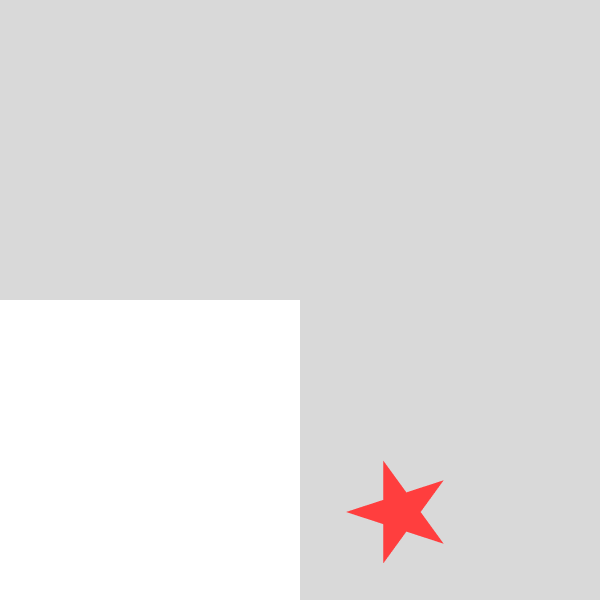
#> input picture hasil_image.png, 600 x 600 px
$ python '8.1_UTS cropping diagonal.py'
#> lines starting #> are read from the running program, lines starting #| are printed output that depends on the picture; after the words box and inside, x2 and y2 are one past the last pixel; in counts of white or black regions, pixels touching at a corner belong together
from PIL import Image
import matplotlib.pyplot as plt
import numpy as np
import os

# =========================
#       FUNGSI CROP
# =========================

def crop_diagonal(img_array):
    h, w, _ = img_array.shape
    cropped_array = np.ones_like(img_array) * 255  # background putih

    for y in range(h):
        for x in range(w):
            batas = (w - x - 1) * h / w  # garis diagonal
            if y <= batas:              # tampilkan bagian atas diagonal
                cropped_array[y, x] = img_array[y, x]

    return cropped_array


# =========================
#         MAIN APP
# =========================

def main():
    # 1️⃣ Input gambar
    image_path = input("Masukkan nama gambar: ")
#> the answer given: ../hasil_image.png
    try:
        img = Image.open(image_path).convert("RGB")
#> img is the input picture: PIL image 600x600 RGB; mean R, G, B 226.8, 225.1, 225.1
    except FileNotFoundError:
        print("File tidak ditemukan.")
        return

    img_array = np.array(img)
    h, w = img_array.shape[:2]
#> h = 600; w = 600

    # Informasi dasar
    format_file = img.format if img.format else "N/A"
#> format_file = 'N/A'
    mode_warna = img.mode
#> mode_warna = 'RGB'
    resolusi = f"{img.width} x {img.height}"
#> resolusi = '600 x 600'
    kedalaman = len(img.getbands()) * 8
#> kedalaman = 24
    rasio_aspek = round(img.width / img.height, 2)
#> rasio_aspek = 1
    ukuran_file = round(os.path.getsize(image_path) / 1024, 2)

    # ======================
    #   AUTO CROP DIAGONAL
    # ======================

    cropped_array = crop_diagonal(img_array)
#> after the loop in crop_diagonal, `for y in range(h):`:
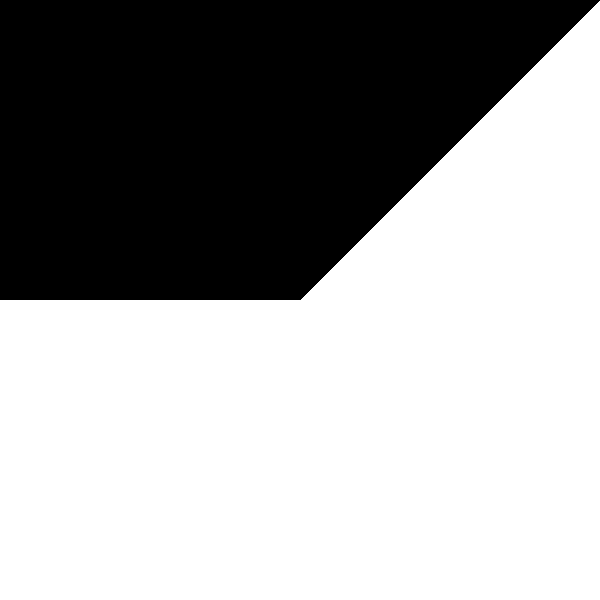
#> cropped_array: shape (600, 600, 3); values 217 (black) and 255 (white), 62.5% white; 1 black region, box (x1, y1, x2, y2) and area: (0, 0, 600, 300) 135150
    img_cropped = Image.fromarray(cropped_array)
    crop_desc = "Diagonal Atas"
    title_crop = "Crop Diagonal (Atas)"

    # ======================
    #   AUTO FLIP KOMBINASI
    # ======================

    flip_h, flip_w = cropped_array.shape[:2]
#> flip_h = 600; flip_w = 600
    flipped_array = np.zeros_like(cropped_array)

    for y in range(flip_h):
        for x in range(flip_w):
            x_baru = flip_w - 1 - x
            y_baru = flip_h - 1 - y
            flipped_array[y_baru, x_baru] = cropped_array[y, x]
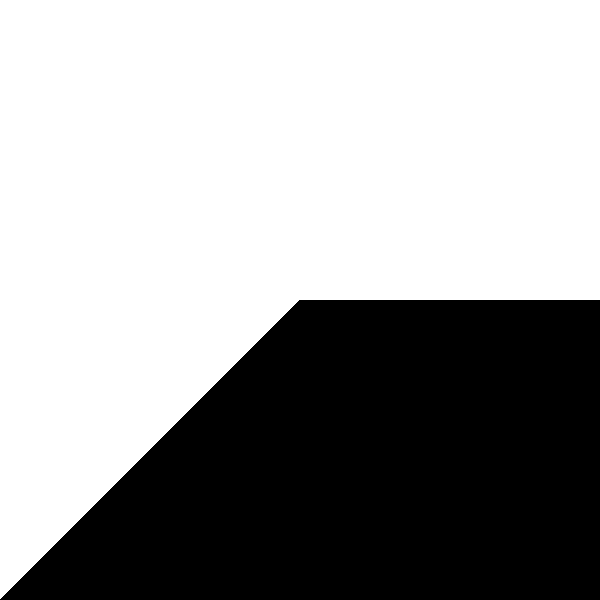
#> flipped_array: shape (600, 600, 3); values 217 (black) and 255 (white), 62.5% white; 1 black region, box (x1, y1, x2, y2) and area: (0, 300, 600, 600) 135150

    img_flipped = Image.fromarray(flipped_array)
    flip_name = "Flipping Kombinasi (H+V)"

    # ======================
    #      TXT FILE 1
    # ======================

    txt_info = "hasil_transformasi.txt"
    with open(txt_info, "w", encoding="utf-8") as f:
        f.write("Informasi Gambar Asli:\n")
        f.write(f"- File        : {image_path}\n")
        f.write(f"- Format      : {format_file}\n")
        f.write(f"- Mode warna  : {mode_warna}\n")
        f.write(f"- Resolusi    : {resolusi}\n")
        f.write(f"- Kedalaman   : {kedalaman} bit\n")
        f.write(f"- Rasio aspek : {rasio_aspek}\n")
        f.write(f"- Ukuran file : {ukuran_file} KB\n\n")

        f.write(f"Mode Crop     : {crop_desc}\n")
        f.write(f"Mode Flipping : {flip_name}\n\n")

        f.write("Transformasi Koordinat:\n")

        for y in range(flip_h):
            for x in range(flip_w):
                x_baru = flip_w - 1 - x
                y_baru = flip_h - 1 - y
                rumus = f"x' = {flip_w}-1-{x}, y' = {flip_h}-1-{y}"
                f.write(f"({y},{x}) → ({y_baru},{x_baru}) | {rumus}\n")

    print(f"\n📄 TXT 1 disimpan: {txt_info}")

    # ======================
    #      TXT FILE 2
    # ======================

    txt_rgb = "rgb_transformasi.txt"
    with open(txt_rgb, "w", encoding="utf-8") as f:
        f.write("Perubahan Nilai RGB Setelah Transformasi:\n\n")

        for y in range(flip_h):
            for x in range(flip_w):
                x_baru = flip_w - 1 - x
                y_baru = flip_h - 1 - y
                rgb_asli = cropped_array[y, x]
                rgb_baru = flipped_array[y_baru, x_baru]

                f.write(
                    f"({y},{x}) [R={rgb_asli[0]},G={rgb_asli[1]},B={rgb_asli[2]}] → "
                    f"({y_baru},{x_baru}) [R={rgb_baru[0]},G={rgb_baru[1]},B={rgb_baru[2]}]\n"
                )

    print(f"📄 TXT 2 disimpan: {txt_rgb}")

    # ======================
    #      TAMPILKAN
    # ======================

    plt.figure(figsize=(12, 6))

    plt.subplot(1, 3, 1)
    plt.title("Gambar Asli")
    plt.imshow(img)
    plt.axis("off")

    plt.subplot(1, 3, 2)
    plt.title(title_crop)
    plt.imshow(img_cropped)
    plt.axis("off")

    plt.subplot(1, 3, 3)
    plt.title(flip_name)
    plt.imshow(img_flipped)
    plt.axis("off")

    plt.show()
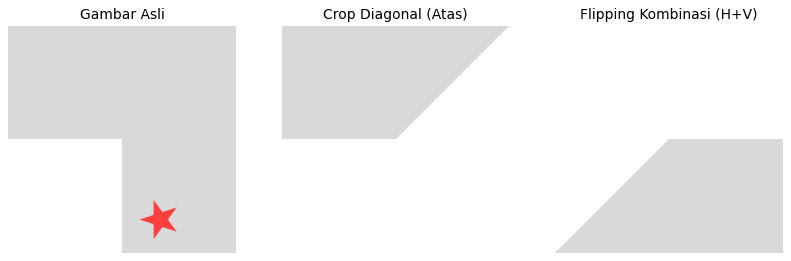
#> figure drawn by matplotlib, 3 panels


if __name__ == "__main__":
    main()
